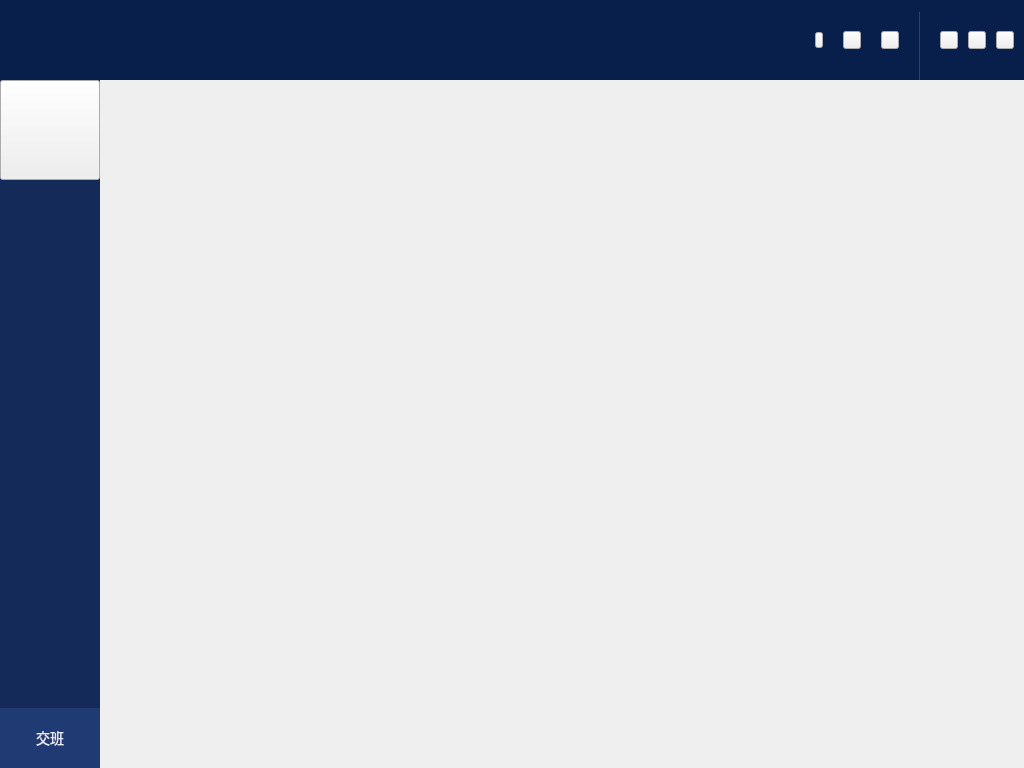
<?xml version="1.0" encoding="UTF-8"?>
<ui version="4.0">
 <class>masterCashierClass</class>
 <widget class="QMainWindow" name="masterCashierClass">
  <property name="geometry">
   <rect>
    <x>0</x>
    <y>0</y>
    <width>1024</width>
    <height>768</height>
   </rect>
  </property>
  <property name="sizePolicy">
   <sizepolicy hsizetype="Fixed" vsizetype="Fixed">
    <horstretch>0</horstretch>
    <verstretch>0</verstretch>
   </sizepolicy>
  </property>
  <property name="minimumSize">
   <size>
    <width>1024</width>
    <height>768</height>
   </size>
  </property>
  <property name="maximumSize">
   <size>
    <width>1024</width>
    <height>768</height>
   </size>
  </property>
  <property name="windowTitle">
   <string>masterCashier</string>
  </property>
  <widget class="QWidget" name="centralWidget">
   <property name="styleSheet">
    <string notr="true">#wgt_title{
height:80px;
background-color:#081E4B;
}
#wgt_left{
width:100px;
background-color:#142B59;
}</string>
   </property>
   <layout class="QVBoxLayout" name="verticalLayout">
    <property name="spacing">
     <number>0</number>
    </property>
    <property name="leftMargin">
     <number>0</number>
    </property>
    <property name="topMargin">
     <number>0</number>
    </property>
    <property name="rightMargin">
     <number>0</number>
    </property>
    <property name="bottomMargin">
     <number>0</number>
    </property>
    <item>
     <widget class="QWidget" name="wgt_title" native="true">
      <property name="minimumSize">
       <size>
        <width>0</width>
        <height>80</height>
       </size>
      </property>
      <property name="maximumSize">
       <size>
        <width>16777215</width>
        <height>80</height>
       </size>
      </property>
      <property name="styleSheet">
       <string notr="true">#btn_min{
border-image:url(:/masterCashier/Resources/tab_min.png);
}
#btn_min:pressed{
margin:1px;
}
#btn_max{
border-image:url(:/masterCashier/Resources/tab_max.png);
}
#btn_max:pressed{
margin:1px;
}
#btn_close{
border-image:url(:/masterCashier/Resources/tab_close.png);
}
#btn_close:pressed{
margin:1px;
}
#btn_settings{
border-image:url(:/masterCashier/Resources/tab_set.png);
}
#btn_settings:pressed{
margin:1px;
}
#btn_switch{
border-image:url(:/masterCashier/Resources/tab_change.png);
}
#btn_switch:pressed{
margin:1px;
}
#btn_icon{
border-image:url(:/masterCashier/Resources/tab_more.png);
}
#btn_icon:pressed{
margin:1px;
}
#lbl_icon{
border-radius:15px;
}
</string>
      </property>
      <layout class="QHBoxLayout" name="horizontalLayout_5">
       <property name="spacing">
        <number>20</number>
       </property>
       <property name="leftMargin">
        <number>20</number>
       </property>
       <property name="rightMargin">
        <number>10</number>
       </property>
       <item>
        <widget class="QLabel" name="lbl_logo">
         <property name="minimumSize">
          <size>
           <width>650</width>
           <height>20</height>
          </size>
         </property>
         <property name="maximumSize">
          <size>
           <width>650</width>
           <height>20</height>
          </size>
         </property>
         <property name="styleSheet">
          <string notr="true">font-family:&quot;微软雅黑&quot;;
color:#FFFFFF;
font-size:20px;</string>
         </property>
         <property name="text">
          <string/>
         </property>
        </widget>
       </item>
       <item>
        <spacer name="horizontalSpacer">
         <property name="orientation">
          <enum>Qt::Horizontal</enum>
         </property>
         <property name="sizeHint" stdset="0">
          <size>
           <width>579</width>
           <height>20</height>
          </size>
         </property>
        </spacer>
       </item>
       <item>
        <layout class="QHBoxLayout" name="horizontalLayout_4">
         <property name="spacing">
          <number>20</number>
         </property>
         <item>
          <layout class="QHBoxLayout" name="horizontalLayout_3">
           <property name="spacing">
            <number>4</number>
           </property>
           <item>
            <widget class="QLabel" name="lbl_icon">
             <property name="minimumSize">
              <size>
               <width>30</width>
               <height>30</height>
              </size>
             </property>
             <property name="maximumSize">
              <size>
               <width>30</width>
               <height>30</height>
              </size>
             </property>
             <property name="styleSheet">
              <string notr="true">border-image:url(:/masterCashier/Resources/login/head.png);</string>
             </property>
             <property name="text">
              <string/>
             </property>
            </widget>
           </item>
           <item>
            <widget class="QPushButton" name="btn_icon">
             <property name="minimumSize">
              <size>
               <width>8</width>
               <height>16</height>
              </size>
             </property>
             <property name="maximumSize">
              <size>
               <width>8</width>
               <height>16</height>
              </size>
             </property>
             <property name="text">
              <string/>
             </property>
            </widget>
           </item>
          </layout>
         </item>
         <item>
          <widget class="QPushButton" name="btn_switch">
           <property name="minimumSize">
            <size>
             <width>18</width>
             <height>18</height>
            </size>
           </property>
           <property name="maximumSize">
            <size>
             <width>18</width>
             <height>18</height>
            </size>
           </property>
           <property name="text">
            <string/>
           </property>
          </widget>
         </item>
         <item>
          <widget class="QPushButton" name="btn_settings">
           <property name="minimumSize">
            <size>
             <width>18</width>
             <height>18</height>
            </size>
           </property>
           <property name="maximumSize">
            <size>
             <width>18</width>
             <height>18</height>
            </size>
           </property>
           <property name="text">
            <string/>
           </property>
          </widget>
         </item>
        </layout>
       </item>
       <item>
        <widget class="Line" name="line">
         <property name="minimumSize">
          <size>
           <width>1</width>
           <height>80</height>
          </size>
         </property>
         <property name="maximumSize">
          <size>
           <width>1</width>
           <height>80</height>
          </size>
         </property>
         <property name="styleSheet">
          <string notr="true">background:#203A70;</string>
         </property>
         <property name="orientation">
          <enum>Qt::Vertical</enum>
         </property>
        </widget>
       </item>
       <item>
        <layout class="QHBoxLayout" name="horizontalLayout_2">
         <property name="spacing">
          <number>10</number>
         </property>
         <item>
          <widget class="QPushButton" name="btn_min">
           <property name="minimumSize">
            <size>
             <width>18</width>
             <height>18</height>
            </size>
           </property>
           <property name="maximumSize">
            <size>
             <width>18</width>
             <height>18</height>
            </size>
           </property>
           <property name="text">
            <string/>
           </property>
          </widget>
         </item>
         <item>
          <widget class="QPushButton" name="btn_max">
           <property name="minimumSize">
            <size>
             <width>18</width>
             <height>18</height>
            </size>
           </property>
           <property name="maximumSize">
            <size>
             <width>18</width>
             <height>18</height>
            </size>
           </property>
           <property name="text">
            <string/>
           </property>
          </widget>
         </item>
         <item>
          <widget class="QPushButton" name="btn_close">
           <property name="minimumSize">
            <size>
             <width>18</width>
             <height>18</height>
            </size>
           </property>
           <property name="maximumSize">
            <size>
             <width>18</width>
             <height>18</height>
            </size>
           </property>
           <property name="text">
            <string/>
           </property>
          </widget>
         </item>
        </layout>
       </item>
      </layout>
     </widget>
    </item>
    <item>
     <layout class="QHBoxLayout" name="horizontalLayout">
      <property name="spacing">
       <number>0</number>
      </property>
      <item>
       <widget class="QWidget" name="wgt_left" native="true">
        <property name="minimumSize">
         <size>
          <width>100</width>
          <height>0</height>
         </size>
        </property>
        <property name="maximumSize">
         <size>
          <width>100</width>
          <height>16777215</height>
         </size>
        </property>
        <property name="styleSheet">
         <string notr="true">#btn_shift{
font-family:&quot;微软雅黑&quot;;
font-size:14px;
color:rgba(255,255,255,0.9);
background:#203B73;
border:none;
}
#btn_shift:pressed{
margin:1px;
}</string>
        </property>
        <layout class="QVBoxLayout" name="verticalLayout_2">
         <property name="spacing">
          <number>0</number>
         </property>
         <property name="leftMargin">
          <number>0</number>
         </property>
         <property name="topMargin">
          <number>0</number>
         </property>
         <property name="rightMargin">
          <number>0</number>
         </property>
         <property name="bottomMargin">
          <number>0</number>
         </property>
         <item>
          <widget class="classifyButton" name="btn_qySupmarket">
           <property name="minimumSize">
            <size>
             <width>100</width>
             <height>100</height>
            </size>
           </property>
           <property name="maximumSize">
            <size>
             <width>100</width>
             <height>100</height>
            </size>
           </property>
           <property name="iconSize">
            <size>
             <width>26</width>
             <height>24</height>
            </size>
           </property>
           <property name="autoExclusive">
            <bool>false</bool>
           </property>
           <property name="autoRepeatDelay">
            <number>300</number>
           </property>
           <property name="autoRepeatInterval">
            <number>100</number>
           </property>
           <property name="autoDefault">
            <bool>false</bool>
           </property>
          </widget>
         </item>
         <item>
          <spacer name="verticalSpacer">
           <property name="orientation">
            <enum>Qt::Vertical</enum>
           </property>
           <property name="sizeHint" stdset="0">
            <size>
             <width>20</width>
             <height>583</height>
            </size>
           </property>
          </spacer>
         </item>
         <item>
          <widget class="QPushButton" name="btn_shift">
           <property name="minimumSize">
            <size>
             <width>100</width>
             <height>60</height>
            </size>
           </property>
           <property name="maximumSize">
            <size>
             <width>100</width>
             <height>60</height>
            </size>
           </property>
           <property name="text">
            <string>交班</string>
           </property>
           <property name="icon">
            <iconset resource="masterCashier.qrc">
             <normaloff>:/masterCashier/Resources/shifting.png</normaloff>:/masterCashier/Resources/shifting.png</iconset>
           </property>
           <property name="iconSize">
            <size>
             <width>24</width>
             <height>24</height>
            </size>
           </property>
          </widget>
         </item>
        </layout>
       </widget>
      </item>
      <item>
       <widget class="QStackedWidget" name="wgt_right">
        <widget class="pageQySupmarketWgt" name="page_qySupmarket"/>
        <widget class="handOverShiftWgt" name="page_shift"/>
        <widget class="PageSettingsWidget" name="page_settings"/>
       </widget>
      </item>
     </layout>
    </item>
   </layout>
  </widget>
 </widget>
 <layoutdefault spacing="6" margin="11"/>
 <customwidgets>
  <customwidget>
   <class>classifyButton</class>
   <extends>QPushButton</extends>
   <header>classifyButton.h</header>
  </customwidget>
  <customwidget>
   <class>pageQySupmarketWgt</class>
   <extends>QWidget</extends>
   <header>pageQySupmarketWgt.h</header>
   <container>1</container>
  </customwidget>
  <customwidget>
   <class>handOverShiftWgt</class>
   <extends>QWidget</extends>
   <header>handOverShiftWgt.h</header>
   <container>1</container>
  </customwidget>
  <customwidget>
   <class>PageSettingsWidget</class>
   <extends>QWidget</extends>
   <header>PageSettingsWidget.h</header>
   <container>1</container>
  </customwidget>
 </customwidgets>
 <resources>
  <include location="masterCashier.qrc"/>
 </resources>
 <connections/>
</ui>
